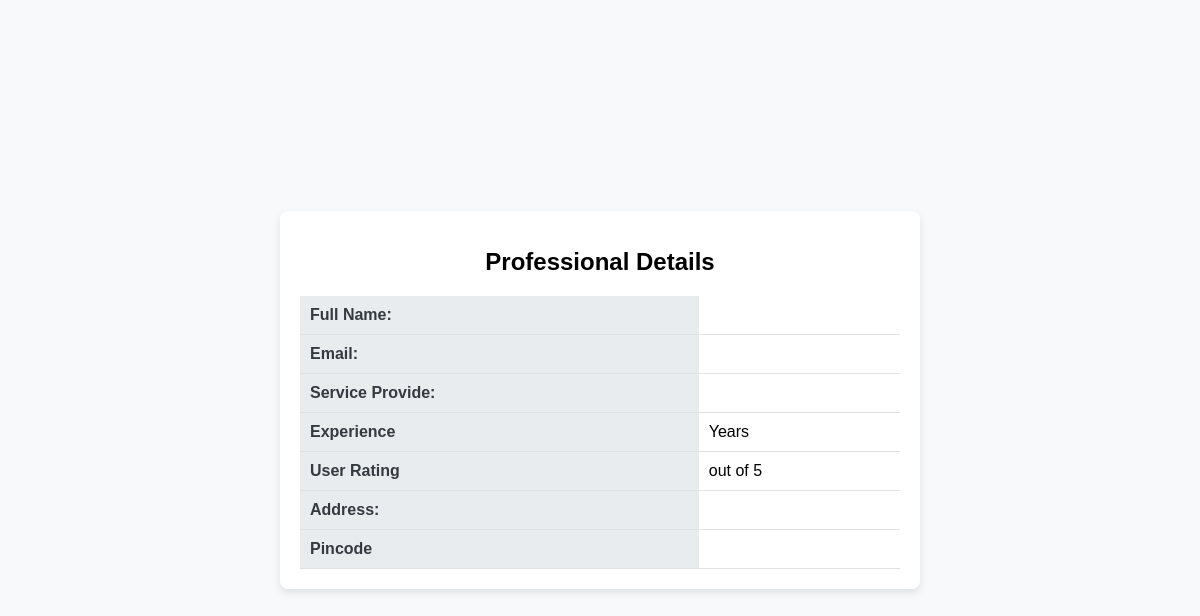
Page /prof_view/naman@pro.com on the earlier database version.
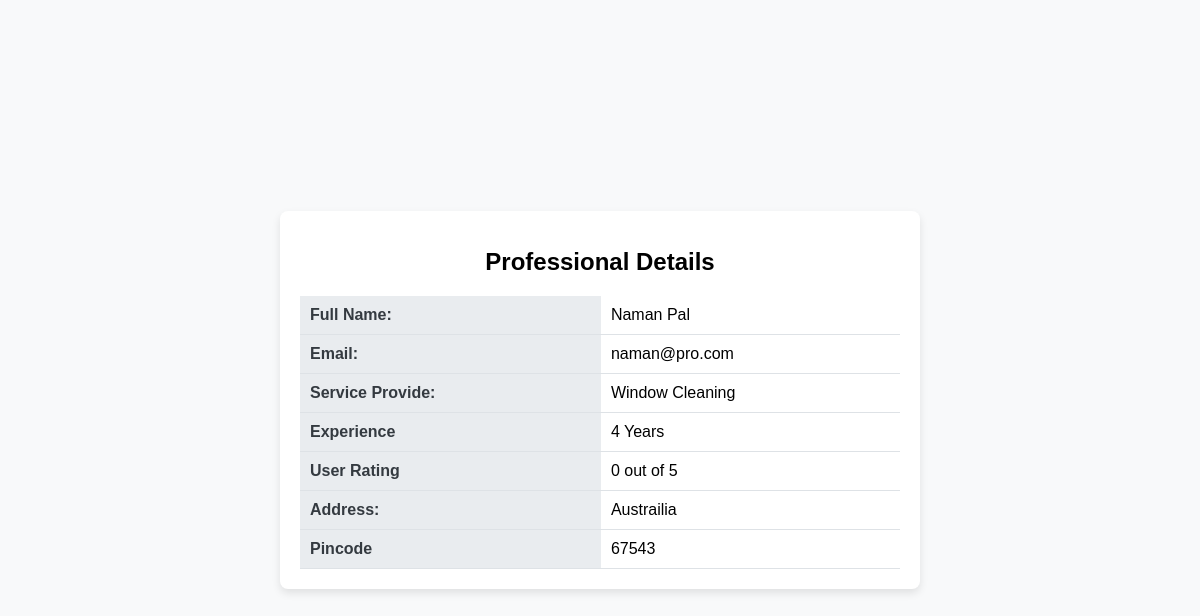
Same page on the later database version.
### app.py (models this page shows, shortened)
class Professional(db.Model, UserMixin):
    __tablename__='professional'
    email=db.Column(db.String(), primary_key=True)
    password=db.Column(db.String(), nullable=False)
    fullname=db.Column(db.String(), nullable=False)
    service_category=db.Column(db.String(), nullable=False)
    service_name=db.Column(db.String(), nullable=False, unique=True)
    rating=db.Column(db.Integer, default=0)
    experience=db.Column(db.Integer)
    address=db.Column(db.String(), nullable=False, unique=True)
    pin_code=db.Column(db.Integer, nullable=False)
    status=db.Column(db.String(), default="Waiting for admin approval..")

### app.py (the view)
@app.route('/prof_view/<string:id>', methods=['GET','POST'])
def pro_details(id):
    pro=Professional.query.get(id)
    return render_template('prof_detail.html',pro=pro)

### templates/prof_detail.html (shortened to what this page needs)
<!DOCTYPE html>
<html lang="en">
<head>
</head>
<body>
    <div class="container">
        <h1>Professional Details</h1>
        <table>
            <tr>
                <td class="field">Full Name:</td>
                <td>{{pro.fullname}}</td>
            </tr>
            <tr>
                <td class="field">Email:</td>
                <td>{{pro.email}}</td>
            </tr>
            <tr>
                <td class="field">Service Provide:</td>
                <td>{{pro.service_name}}</td>
            </tr>
            <tr>
                <td class="field">Experience</td>
                <td>{{pro.experience}} Years</td>
            </tr>
            <tr>
                <td class="field">User Rating</td>
                <td>{{pro.rating}} out of 5</td>
            </tr>
            <tr>
                <td class="field">Address:</td>
                <td>{{pro.address}}</td>
            </tr>
            <tr>
                <td class="field">Pincode</td>
                <td>{{pro.pin_code}}</td>
            </tr>
        </table>
    </div>
</body>
</html>

Differences in the rows shown:
added Professional: fullname "Naman Pal", email "naman@pro.com", service_name "Window Cleaning", experience "4", rating "0", address "Austrailia", pin_code "67543"
